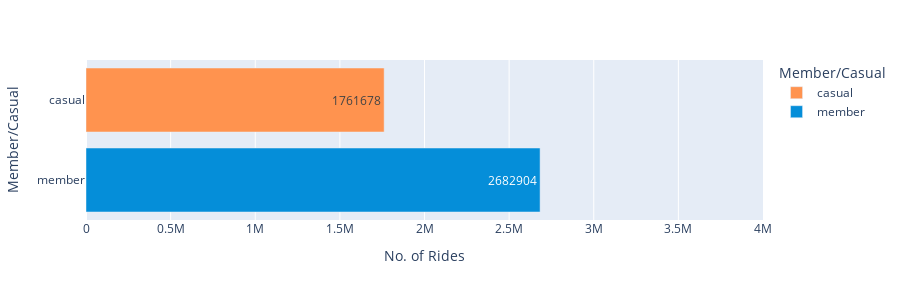

The code cell stored with this chart in its notebook:
### Markdown cell above
#### <span style='color:#2D8FC5'>Total trips takes: Casual vs. Member</span>

### Code cell
df_pv1 = cyc_data_combined.groupby('member_casual', as_index=False).count()

fig_1 = px.bar(df_pv1, y = 'member_casual', x = 'ride_id', range_x = [0,4000000],
        color = 'member_casual', 
        height = 300,
        text = 'ride_id', 
        labels = {'ride_id': 'No. of Rides', 'member_casual': 'Member/Casual'},
        hover_name = 'member_casual', hover_data = {'member_casual': False, 'month': False, 'ride_id': True}, 
        color_discrete_map = {'casual': '#FF934F', 'member': '#058ED9'})
fig_1

### Figure 1 — Plotly figure (JSON) as saved in the notebook; plotly's stock layout.template omitted (floating-point values rounded to 4 significant figures)
{"data": [{"alignmentgroup": "True", "customdata": [[1761678]], "hovertemplate": "<b>%{hovertext}</b><br><br>No. of Rides=%{text}<extra></extra>", "hovertext": ["casual"], "legendgroup": "casual", "marker": {"color": "#FF934F", "pattern": {"shape": ""}}, "name": "casual", "offsetgroup": "casual", "orientation": "h", "showlegend": true, "text": [1762000.0], "textposition": "auto", "type": "bar", "x": [1761678], "xaxis": "x", "y": ["casual"], "yaxis": "y"}, {"alignmentgroup": "True", "customdata": [[2682904]], "hovertemplate": "<b>%{hovertext}</b><br><br>No. of Rides=%{text}<extra></extra>", "hovertext": ["member"], "legendgroup": "member", "marker": {"color": "#058ED9", "pattern": {"shape": ""}}, "name": "member", "offsetgroup": "member", "orientation": "h", "showlegend": true, "text": [2683000.0], "textposition": "auto", "type": "bar", "x": [2682904], "xaxis": "x", "y": ["member"], "yaxis": "y"}], "layout": {"barmode": "relative", "height": 300, "legend": {"title": {"text": "Member/Casual"}, "tracegroupgap": 0}, "margin": {"t": 60}, "xaxis": {"anchor": "y", "domain": [0.0, 1.0], "range": [0, 4000000], "title": {"text": "No. of Rides"}}, "yaxis": {"anchor": "x", "categoryarray": ["member", "casual"], "categoryorder": "array", "domain": [0.0, 1.0], "title": {"text": "Member/Casual"}}}}
